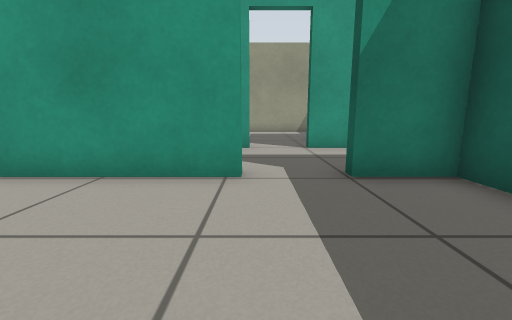
View 1 (above)

23 first-person views from a walk through a Gazebo world. The camera is 0.5 m above the floor, tilts 10° down and sees 90° across. The floor is counted in squares, 0.5 m on a side. Each view is taken from the middle of a square. On the plan, view 1 faces up. The plan holds only what a view shows up to about 11 squares ahead; the rest is blank. The place goes on beyond the plan. Simple patterns stand in for the simulator's built-in surfaces.

View 2
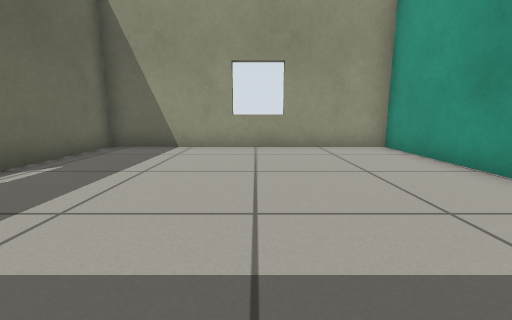

View 3
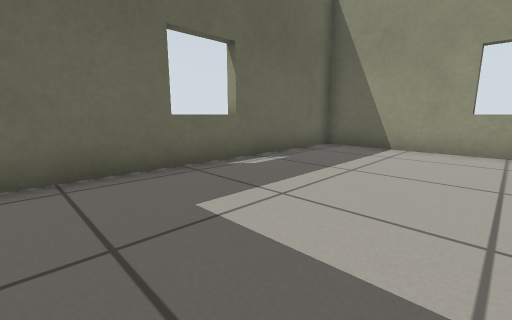

View 4
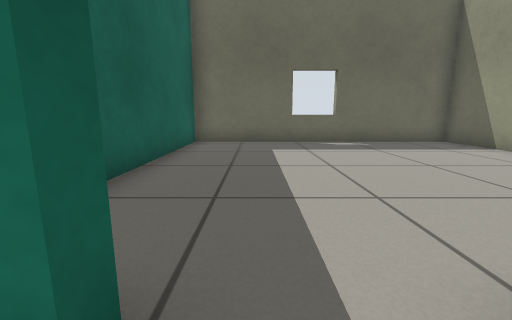

View 5
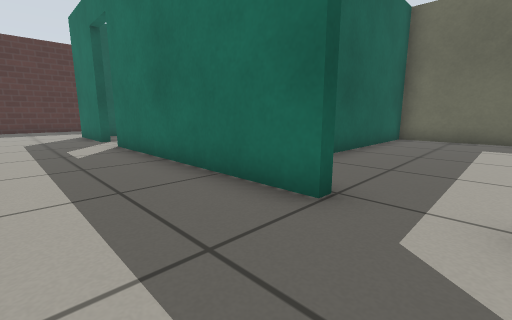

View 6
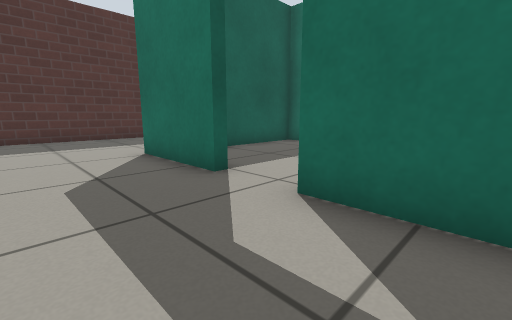

View 7
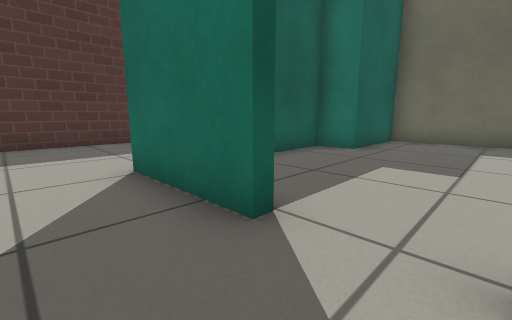

View 8
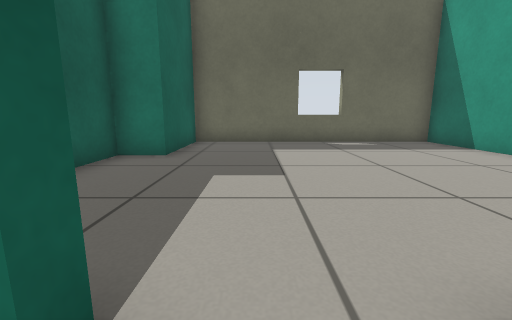

View 9
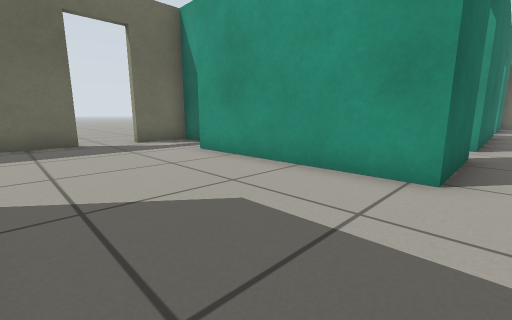

View 10
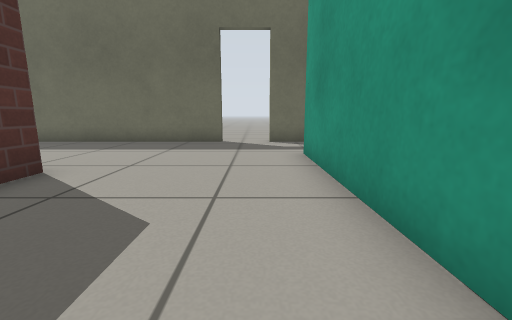

View 11
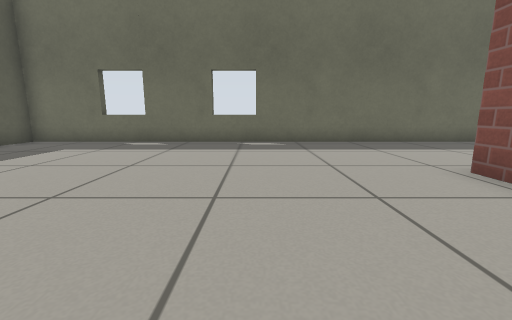

View 12
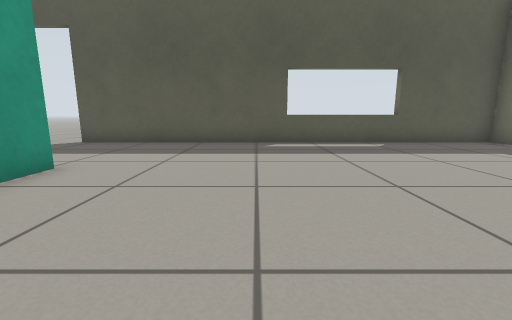

View 13
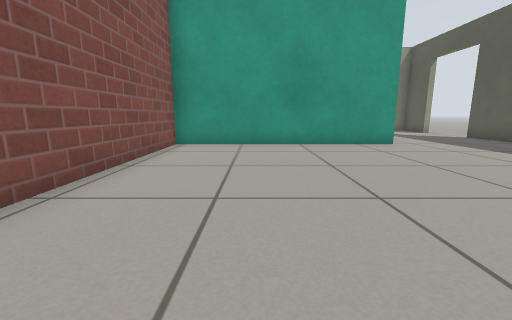

View 14
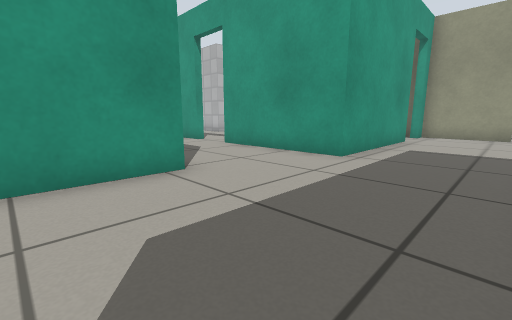

View 15
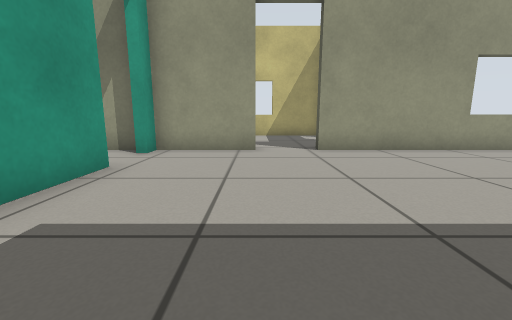

View 16
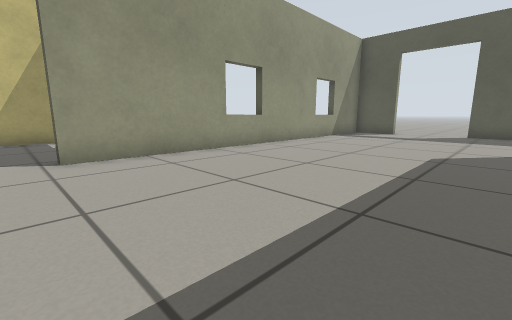

View 17
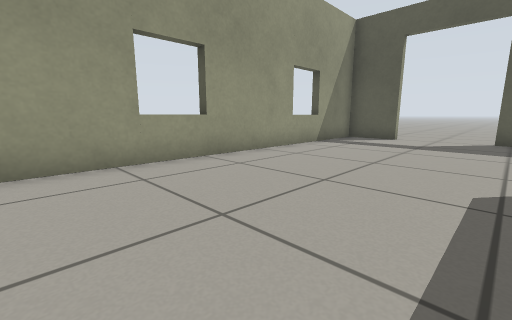

View 18
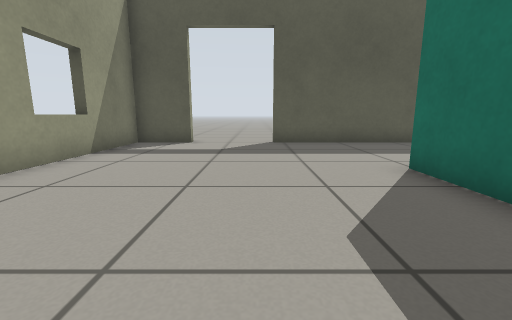

View 19
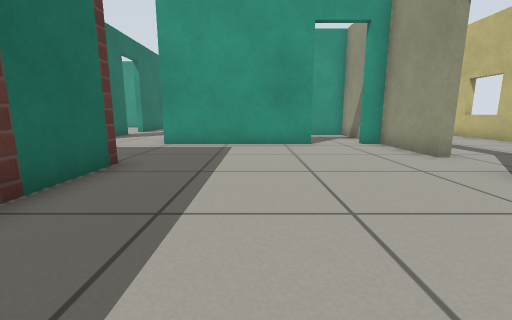

View 20
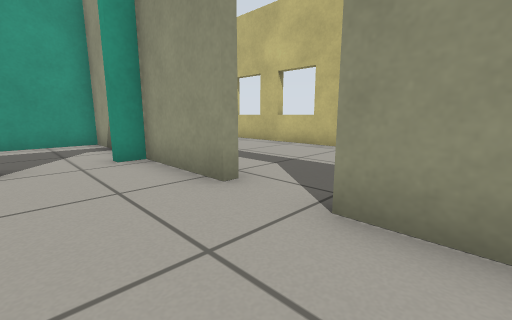

View 21
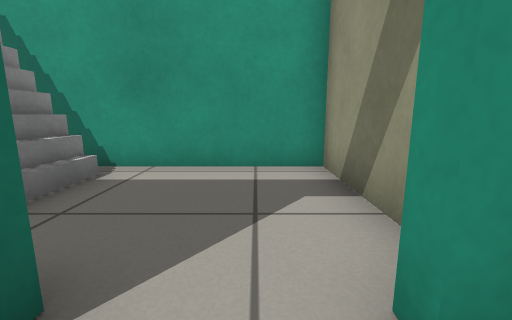

View 22
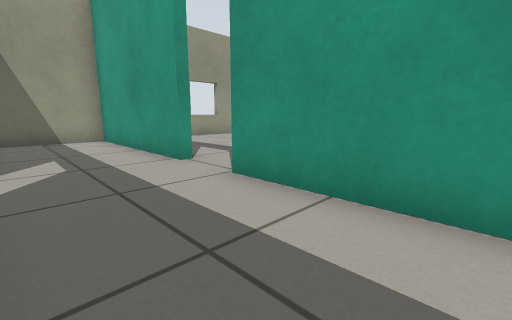

View 23
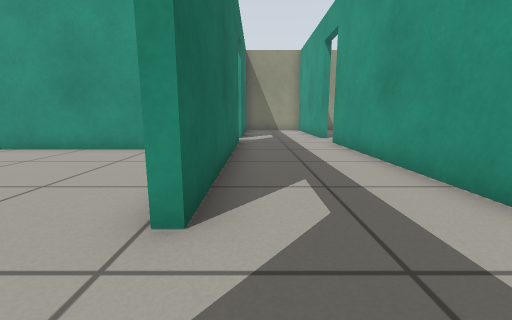

### Floor plan
Ten units are one square. View 1 is at (0, 0); x grows to the right and y downward. Boxes are objects, and circles mark ways between rooms. Rooms are numbered by the first view taken in them; rooms with no view inside come last. Other rooms are left out.
<svg viewBox="-66 -158 406 213">
<path fill="none" stroke="#000" d="M-2 -41 -61 -41 -61 46 33 46 33 -12M33 -31 33 -41 15 -41M187 -5 187 -71M151 -78 105 -78M162 46 334 46 334 -74M125 34 125 46 145 46M106 -44 138 -44 138 18M89 -78 15 -78M288 -78 212 -78 212 -5M15 -44 89 -44M-6 -44 -2 -44M-1 -78 -61 -78 -61 -49M268 -81 288 -81M186 -81 213 -81M180 -153 151 -153 151 -147M151 -130 151 -78M334 -134 334 -153 198 -153M334 -74 334 -104M36 -19 36 46 122 46 122 13 134 13 134 -19M146 -153 111 -153 111 -94"/>
<rect x="135" y="-95" width="10" height="10" fill="#bbb"><title>stairs</title></rect>
<circle cx="5" cy="-40" r="3" fill="#2a7"/>
<circle cx="170" cy="-80" r="3" fill="#2a7"/>
<circle cx="305" cy="-80" r="3" fill="#2a7"/>
<circle cx="95" cy="-40" r="3" fill="#2a7"/>
<circle cx="150" cy="-135" r="3" fill="#2a7"/>
<text x="-20" y="0">1</text>
<text x="180" y="-20">2</text>
<text x="240" y="-120">3</text>
<text x="80" y="0">4</text>
<text x="130" y="-120">5</text>
</svg>
Room 1 opens to room 2. Room 2 opens to room 3. Room 2 opens to room 4. Room 3 opens to room 5.

Where each view was taken, in squares from view 1:
view 1: 0 up, 0 right, facing up
view 2: 0 up, 2 right, facing left
view 3: 0 up, 2 right, facing down-left
view 4: 5 up, 1 right, facing down
view 5: 7 up, 0 right, facing down-right
view 6: 7 up, 7 right, facing down-right
view 7: 6 up, 9 right, facing down-right
view 8: 5 up, 10 right, facing down
view 9: 5 up, 18 right, facing down-left
view 10: 5 up, 15 right, facing down
view 11: 5 up, 25 right, facing down
view 12: 4 up, 24 right, facing right
view 13: 1 down, 24 right, facing up
view 14: 2 up, 18 right, facing up-left
view 15: 8 up, 18 right, facing up
view 16: 9 up, 19 right, facing up-right
view 17: 10 up, 22 right, facing up-right
view 18: 11 up, 24 right, facing right
view 19: 11 up, 24 right, facing left
view 20: 13 up, 21 right, facing up-left
view 21: 14 up, 16 right, facing left
view 22: 5 up, 5 right, facing up-left
view 23: 5 up, 11 right, facing left
